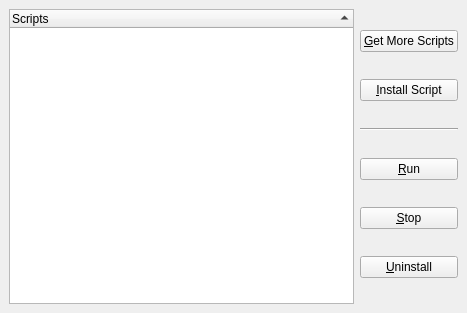
<ui version="4.0" >
 <class>ScriptManagerBase</class>
 <widget class="QWidget" name="ScriptManagerBase" >
  <property name="geometry" >
   <rect>
    <x>0</x>
    <y>0</y>
    <width>467</width>
    <height>313</height>
   </rect>
  </property>
  <property name="windowTitle" >
   <string>DirectoryListBase</string>
  </property>
  <layout class="QHBoxLayout" >
   <property name="spacing" >
    <number>6</number>
   </property>
   <property name="leftMargin" >
    <number>9</number>
   </property>
   <property name="topMargin" >
    <number>9</number>
   </property>
   <property name="rightMargin" >
    <number>9</number>
   </property>
   <property name="bottomMargin" >
    <number>9</number>
   </property>
   <item>
    <widget class="QTreeWidget" name="treeWidget" >
     <property name="contextMenuPolicy" >
      <enum>Qt::CustomContextMenu</enum>
     </property>
     <property name="alternatingRowColors" >
      <bool>true</bool>
     </property>
     <property name="sortingEnabled" >
      <bool>true</bool>
     </property>
     <property name="animated" >
      <bool>true</bool>
     </property>
     <property name="columnCount" >
      <number>1</number>
     </property>
     <column>
      <property name="text" >
       <string>Scripts</string>
      </property>
     </column>
    </widget>
   </item>
   <item>
    <layout class="QVBoxLayout" >
     <property name="spacing" >
      <number>6</number>
     </property>
     <property name="leftMargin" >
      <number>0</number>
     </property>
     <property name="topMargin" >
      <number>0</number>
     </property>
     <property name="rightMargin" >
      <number>0</number>
     </property>
     <property name="bottomMargin" >
      <number>0</number>
     </property>
     <item>
      <widget class="QPushButton" name="retrieveButton" >
       <property name="text" >
        <string>&amp;Get More Scripts</string>
       </property>
      </widget>
     </item>
     <item>
      <widget class="QPushButton" name="installButton" >
       <property name="text" >
        <string>&amp;Install Script</string>
       </property>
      </widget>
     </item>
     <item>
      <widget class="Line" name="line2_2" >
       <property name="frameShape" >
        <enum>QFrame::HLine</enum>
       </property>
       <property name="frameShadow" >
        <enum>QFrame::Sunken</enum>
       </property>
       <property name="orientation" >
        <enum>Qt::Horizontal</enum>
       </property>
      </widget>
     </item>
     <item>
      <widget class="QPushButton" name="runButton" >
       <property name="text" >
        <string>&amp;Run</string>
       </property>
      </widget>
     </item>
     <item>
      <widget class="QPushButton" name="stopButton" >
       <property name="text" >
        <string>&amp;Stop</string>
       </property>
      </widget>
     </item>
     <item>
      <widget class="QPushButton" name="uninstallButton" >
       <property name="text" >
        <string>&amp;Uninstall</string>
       </property>
      </widget>
     </item>
    </layout>
   </item>
  </layout>
 </widget>
 <layoutdefault spacing="6" margin="0" />
 <layoutfunction spacing="KDialog::spacingHint" />
 <pixmapfunction>qPixmapFromMimeSource</pixmapfunction>
 <includes>
  <include location="local" >k3listview.h</include>
 </includes>
 <resources/>
 <connections/>
</ui>
